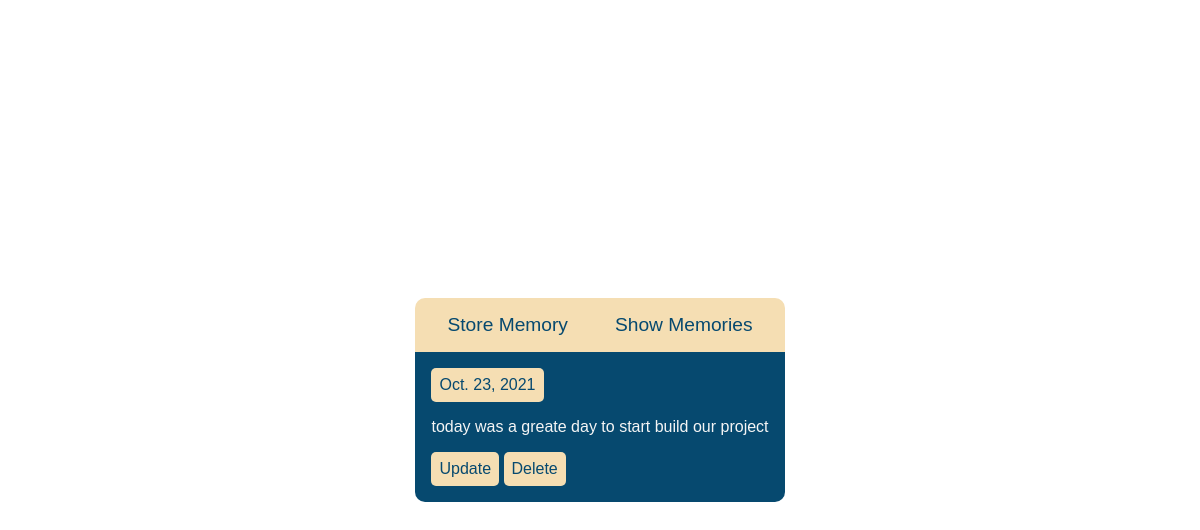
The app's page /memories/detail/1 with its own data.
### memoryhome/models.py (models this page shows, shortened)
class Memory(models.Model):
    memory = models.TextField(_("memory body"))
    created = models.DateTimeField(_("created"),auto_now_add=True)
    photo = models.ImageField(_("memory image"), upload_to='images', blank=True, null=True)

### memoryhome/views.py (the view)
# urls.py: path('detail/<int:pk>', MemoryDetail.as_view(), name='memory_detail'),
class MemoryDetail(DetailView):
    model = Memory
    context_object_name = 'memory'

### templates/memoryhome/memory_detail.html
{% extends 'base.html' %}
{% block content %}
    <div class="memory-container">
        <small>{{ memory.created|date }}</small>
        <p>{{ memory.memory }}</p>
        <a href="{% url 'memoryhome:memory_update' memory.id %}">Update</a>
        <a href="{% url 'memoryhome:memory_delete' memory.id %}">Delete</a>
    </div>
{% endblock content %}

### static/css/main_style.css (style rules this page uses)
* { box-sizing: border-box; margin: 0; padding: 0; }
html, body { height: 100vh; width: 100vw; font-family: Arial, Helvetica, sans-serif; color: #333; overflow: hidden; display: flex; flex-direction: column; align-items: center; justify-content: center; }
.memories-list, .memory-container { background-color: hsl(202, 90%, 23%); padding: 1rem; border-bottom-left-radius: 10px; border-bottom-right-radius: 10px; color: whitesmoke; }
.memory-container small { display: inline-block; margin-bottom: 1rem; background-color: wheat; padding: 0.5rem; border-radius: 5px; color: hsl(202, 90%, 23%); font-size: 1rem; }
.memory-container a { display: inline-block; padding: 0.5rem; background-color: wheat; color: hsl(202, 90%, 23%); font-size: 1rem; border-radius: 5px; border: none; text-decoration: none; margin-top: 1rem; }

### records on screen
Memory: created "Oct. 23, 2021", memory "today was a greate day to start build our project"
